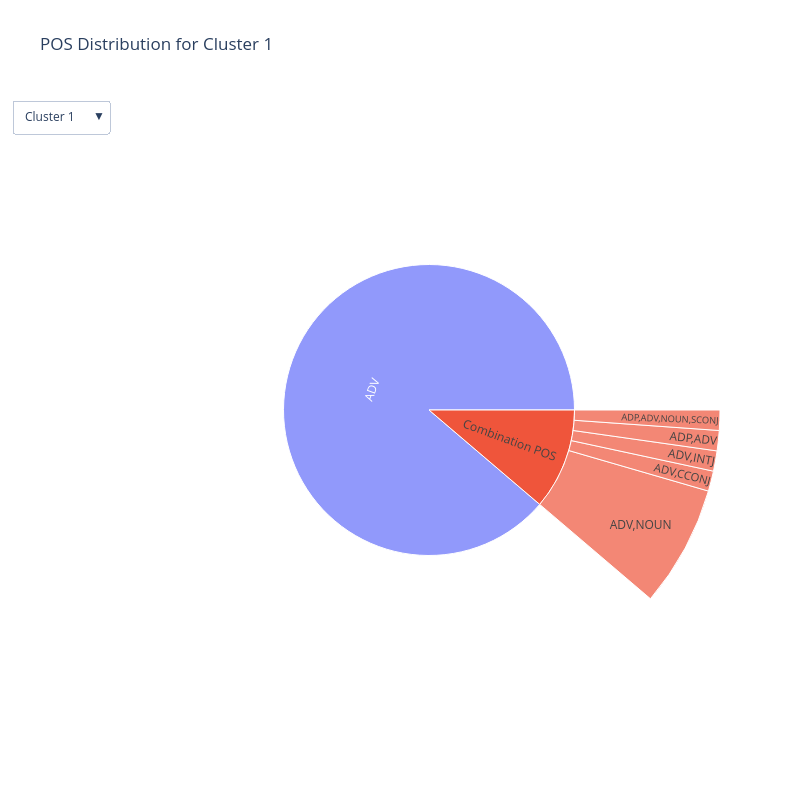

Source (notebook cell):
### Code cell
import plotly.graph_objs as go
from collections import defaultdict
# Function to create sunburst chart data for a given cluster
def create_sunburst_data(cluster_id):
    pos_hierarchy = defaultdict(lambda: defaultdict(int))

    for pos_list in clusters_pos[cluster_id]:
        if len(pos_list) == 1:
            pos_hierarchy[pos_list[0]][''] += 1
        else:
            combination_key = 'Combination POS'
            pos_hierarchy[combination_key][','.join(sorted(pos_list))] += 1

    labels = []
    parents = []
    values = []

    for pos, combinations in pos_hierarchy.items():
        labels.append(pos)
        parents.append('')
        values.append(sum(combinations.values()))
        for combination, count in combinations.items():
            if combination:  # Skip the empty string key for single POS
                labels.append(combination)
                parents.append(pos)
                values.append(count)

    return labels, parents, values

# Create the figure with dropdown menu
fig = go.Figure()

# Add traces for each cluster
for cluster_id in clusters_pos.keys():
    labels, parents, values = create_sunburst_data(cluster_id)
    fig.add_trace(
        go.Sunburst(
            labels=labels,
            parents=parents,
            values=values,
            branchvalues="total",
            hovertemplate='<b>%{label}</b><br>Percentage: %{percentRoot:.2f}%<extra></extra><br>Count: %{value}',
            visible=(cluster_id == list(clusters_pos.keys())[0])
        )
    )

# Update layout with dropdown menu
fig.update_layout(
    updatemenus=[
        {
            "buttons": [
                {
                    "label": f"Cluster {cluster_id}",
                    "method": "update",
                    "args": [
                        {"visible": [cluster_id == c for c in clusters_pos.keys()]},
                        {"title": f"POS Distribution for Cluster {cluster_id}"}
                    ]
                }
                for cluster_id in clusters_pos.keys()
            ],
            "direction": "down",
            "showactive": True,
        }
    ],
    title_text="POS Distribution for Cluster 1",
    width = 800,
    height = 800
)

# Show the figure
fig.show()

### Figure 1 — Plotly figure (JSON) as saved in the notebook; plotly's stock layout.template omitted (floating-point values rounded to 4 significant figures)
{"data": [{"branchvalues": "total", "hovertemplate": "<b>%{label}</b><br>Percentage: %{percentRoot:.2f}%<extra></extra><br>Count: %{value}", "labels": ["ADV", "Combination POS", "ADV,NOUN", "ADV,CCONJ", "ADV,INTJ", "ADP,ADV", "ADP,ADV,NOUN,SCONJ"], "parents": ["", "", "Combination POS", "Combination POS", "Combination POS", "Combination POS", "Combination POS"], "type": "sunburst", "values": [79, 10, 6, 1, 1, 1, 1], "visible": true}, {"branchvalues": "total", "hovertemplate": "<b>%{label}</b><br>Percentage: %{percentRoot:.2f}%<extra></extra><br>Count: %{value}", "labels": ["ADV", "Combination POS", "AUX,NOUN,VERB", "ADJ,DET,PRON", "PRON,X", "ADV,NOUN", "ADV,SCONJ", "ADV,PRON,SCONJ", "ADV,NOUN,SCONJ", "PRON,PROPN,SYM,X", "PRON", "SCONJ"], "parents": ["", "", "Combination POS", "Combination POS", "Combination POS", "Combination POS", "Combination POS", "Combination POS", "Combination POS", "Combination POS", "", ""], "type": "sunburst", "values": [8, 9, 2, 1, 1, 1, 1, 1, 1, 1, 16, 2], "visible": false}, {"branchvalues": "total", "hovertemplate": "<b>%{label}</b><br>Percentage: %{percentRoot:.2f}%<extra></extra><br>Count: %{value}", "labels": ["ADV", "Combination POS", "ADV,INTJ,NOUN", "NOUN"], "parents": ["", "", "Combination POS", ""], "type": "sunburst", "values": [5, 1, 1, 2], "visible": false}, {"branchvalues": "total", "hovertemplate": "<b>%{label}</b><br>Percentage: %{percentRoot:.2f}%<extra></extra><br>Count: %{value}", "labels": ["SYM", "NUM", "Combination POS", "NUM,X", "ADP,ADV", "ADJ,ADP,ADV,NOUN", "CCONJ,NOUN", "NOUN,NUM", "ADJ,DET,PRON", "ADP,CCONJ,SCONJ", "ADP,ADV,NOUN", "ADP,PROPN,X", "ADP,NOUN", "ADP,PRON", "ADJ,ADV,NOUN", "ADV,INTJ,X", "ADJ,ADP,NOUN", "DET,PRON", "ADV,DET", "ADJ,ADP", "ADV,CCONJ", "ADP,X", "CCONJ", "ADP", "PRON", "ADV"], "parents": ["", "", "", "Combination POS", "Combination POS", "Combination POS", "Combination POS", "Combination POS", "Combination POS", "Combination POS", "Combination POS", "Combination POS", "Combination POS", "Combination POS", "Combination POS", "Combination POS", "Combination POS", "Combination POS", "Combination POS", "Combination POS", "Combination POS", "Combination POS", "", "", "", ""], "type": "sunburst", "values": [3, 25, 32, 1, 7, 1, 1, 3, 1, 1, 1, 2, 3, 1, 1, 1, 1, 1, 1, 2, 2, 1, 7, 11, 1, 6], "visible": false}, {"branchvalues": "total", "hovertemplate": "<b>%{label}</b><br>Percentage: %{percentRoot:.2f}%<extra></extra><br>Count: %{value}", "labels": ["ADJ", "Combination POS", "ADJ,NOUN", "DET,PRON", "ADJ,PRON", "ADJ,INTJ,NOUN", "ADJ,INTJ", "DET,PRON,X", "ADJ,DET", "ADJ,ADV,NOUN", "DET,X", "ADJ,ADV,NOUN,X", "ADJ,ADV", "ADJ,NOUN,NUM", "DET,NOUN", "ADJ,DET,PRON", "ADJ,ADV,DET,PRON", "DET,NUM,PRON,X", "DET"], "parents": ["", "", "Combination POS", "Combination POS", "Combination POS", "Combination POS", "Combination POS", "Combination POS", "Combination POS", "Combination POS", "Combination POS", "Combination POS", "Combination POS", "Combination POS", "Combination POS", "Combination POS", "Combination POS", "Combination POS", ""], "type": "sunburst", "values": [40, 44, 20, 1, 1, 1, 1, 1, 2, 8, 1, 1, 2, 1, 1, 1, 1, 1, 2], "visible": false}, {"branchvalues": "total", "hovertemplate": "<b>%{label}</b><br>Percentage: %{percentRoot:.2f}%<extra></extra><br>Count: %{value}", "labels": ["PROPN", "Combination POS", "PROPN,X", "NUM,PROPN,X", "NUM,PROPN", "NUM,X", "ADP,X", "NUM", "X"], "parents": ["", "", "Combination POS", "Combination POS", "Combination POS", "Combination POS", "Combination POS", "", ""], "type": "sunburst", "values": [5, 19, 13, 1, 2, 1, 2, 3, 1], "visible": false}, {"branchvalues": "total", "hovertemplate": "<b>%{label}</b><br>Percentage: %{percentRoot:.2f}%<extra></extra><br>Count: %{value}", "labels": ["Combination POS", "PROPN,X", "ADP,X", "X"], "parents": ["", "Combination POS", "Combination POS", ""], "type": "sunburst", "values": [3, 2, 1, 4], "visible": false}, {"branchvalues": "total", "hovertemplate": "<b>%{label}</b><br>Percentage: %{percentRoot:.2f}%<extra></extra><br>Count: %{value}", "labels": ["VERB", "ADJ", "Combination POS", "NOUN,VERB", "ADJ,INTJ,NOUN", "AUX,VERB", "ADJ,NOUN", "INTJ,NOUN", "ADJ,ADV", "ADJ,DET"], "parents": ["", "", "", "Combination POS", "Combination POS", "Combination POS", "Combination POS", "Combination POS", "Combination POS", "Combination POS"], "type": "sunburst", "values": [538, 13, 25, 15, 1, 2, 4, 1, 1, 1], "visible": false}, {"branchvalues": "total", "hovertemplate": "<b>%{label}</b><br>Percentage: %{percentRoot:.2f}%<extra></extra><br>Count: %{value}", "labels": ["NUM", "Combination POS", "ADJ,NUM", "NUM,PROPN,X", "NUM,X", "NOUN,PROPN", "PROPN,X", "ADJ,PROPN", "ADJ,NOUN", "NOUN,X", "ADV,NOUN", "ADJ,ADV,NOUN", "INTJ,NOUN", "ADJ,NOUN,X", "ADJ,ADP,NOUN", "NOUN,VERB", "NOUN,PRON", "ADV,NOUN,X", "PROPN", "NOUN", "ADJ"], "parents": ["", "", "Combination POS", "Combination POS", "Combination POS", "Combination POS", "Combination POS", "Combination POS", "Combination POS", "Combination POS", "Combination POS", "Combination POS", "Combination POS", "Combination POS", "Combination POS", "Combination POS", "Combination POS", "Combination POS", "", "", ""], "type": "sunburst", "values": [29, 142, 1, 1, 1, 8, 4, 1, 96, 12, 7, 2, 1, 2, 1, 3, 1, 1, 31, 1106, 1], "visible": false}, {"branchvalues": "total", "hovertemplate": "<b>%{label}</b><br>Percentage: %{percentRoot:.2f}%<extra></extra><br>Count: %{value}", "labels": ["SYM", "NUM", "Combination POS", "PROPN,SYM,X", "PROPN,X", "NOUN,PROPN,SYM,X", "NOUN,PROPN", "NOUN,PROPN,X", "NOUN,NUM,PROPN,SYM,X", "ADP,X", "NOUN,X", "ADV,NOUN", "ADJ,ADV,NOUN", "ADV,NOUN,X", "ADJ,NOUN", "NOUN,SYM", "CCONJ,NOUN,X", "ADJ,NOUN,X", "ADJ,NOUN,PROPN", "PROPN", "X", "NOUN", "PRON"], "parents": ["", "", "", "Combination POS", "Combination POS", "Combination POS", "Combination POS", "Combination POS", "Combination POS", "Combination POS", "Combination POS", "Combination POS", "Combination POS", "Combination POS", "Combination POS", "Combination POS", "Combination POS", "Combination POS", "Combination POS", "", "", "", ""], "type": "sunburst", "values": [4, 95, 46, 2, 26, 1, 1, 1, 1, 1, 4, 1, 1, 1, 2, 1, 1, 1, 1, 138, 1, 123, 4], "visible": false}, {"branchvalues": "total", "hovertemplate": "<b>%{label}</b><br>Percentage: %{percentRoot:.2f}%<extra></extra><br>Count: %{value}", "labels": ["Combination POS", "ADV,NOUN", "ADJ,NOUN", "ADP,ADV", "ADV", "NOUN", "VERB", "ADJ"], "parents": ["", "Combination POS", "Combination POS", "Combination POS", "", "", "", ""], "type": "sunburst", "values": [6, 2, 3, 1, 2, 5, 1, 1], "visible": false}, {"branchvalues": "total", "hovertemplate": "<b>%{label}</b><br>Percentage: %{percentRoot:.2f}%<extra></extra><br>Count: %{value}", "labels": ["SYM", "ADJ", "Combination POS", "ADJ,NOUN", "ADJ,X", "ADJ,ADV,NOUN", "ADJ,ADV", "ADV,X", "ADJ,NOUN,X", "ADJ,DET,NOUN,PRON", "ADJ,ADP,NOUN"], "parents": ["", "", "", "Combination POS", "Combination POS", "Combination POS", "Combination POS", "Combination POS", "Combination POS", "Combination POS", "Combination POS"], "type": "sunburst", "values": [1, 136, 191, 182, 2, 1, 2, 1, 1, 1, 1], "visible": false}, {"branchvalues": "total", "hovertemplate": "<b>%{label}</b><br>Percentage: %{percentRoot:.2f}%<extra></extra><br>Count: %{value}", "labels": ["Combination POS", "NOUN,PROPN,SYM"], "parents": ["", "Combination POS"], "type": "sunburst", "values": [1, 1], "visible": false}], "layout": {"height": 800, "title": {"text": "POS Distribution for Cluster 1"}, "updatemenus": [{"buttons": [{"args": [{"visible": [true, false, false, false, false, false, false, false, false, false, false, false, false]}, {"title": "POS Distribution for Cluster 1"}], "label": "Cluster 1", "method": "update"}, {"args": [{"visible": [false, true, false, false, false, false, false, false, false, false, false, false, false]}, {"title": "POS Distribution for Cluster 2"}], "label": "Cluster 2", "method": "update"}, {"args": [{"visible": [false, false, true, false, false, false, false, false, false, false, false, false, false]}, {"title": "POS Distribution for Cluster 3"}], "label": "Cluster 3", "method": "update"}, {"args": [{"visible": [false, false, false, true, false, false, false, false, false, false, false, false, false]}, {"title": "POS Distribution for Cluster 4"}], "label": "Cluster 4", "method": "update"}, {"args": [{"visible": [false, false, false, false, true, false, false, false, false, false, false, false, false]}, {"title": "POS Distribution for Cluster 5"}], "label": "Cluster 5", "method": "update"}, {"args": [{"visible": [false, false, false, false, false, true, false, false, false, false, false, false, false]}, {"title": "POS Distribution for Cluster 6"}], "label": "Cluster 6", "method": "update"}, {"args": [{"visible": [false, false, false, false, false, false, true, false, false, false, false, false, false]}, {"title": "POS Distribution for Cluster 7"}], "label": "Cluster 7", "method": "update"}, {"args": [{"visible": [false, false, false, false, false, false, false, true, false, false, false, false, false]}, {"title": "POS Distribution for Cluster 8"}], "label": "Cluster 8", "method": "update"}, {"args": [{"visible": [false, false, false, false, false, false, false, false, true, false, false, false, false]}, {"title": "POS Distribution for Cluster 9"}], "label": "Cluster 9", "method": "update"}, {"args": [{"visible": [false, false, false, false, false, false, false, false, false, true, false, false, false]}, {"title": "POS Distribution for Cluster 10"}], "label": "Cluster 10", "method": "update"}, {"args": [{"visible": [false, false, false, false, false, false, false, false, false, false, true, false, false]}, {"title": "POS Distribution for Cluster 11"}], "label": "Cluster 11", "method": "update"}, {"args": [{"visible": [false, false, false, false, false, false, false, false, false, false, false, true, false]}, {"title": "POS Distribution for Cluster 12"}], "label": "Cluster 12", "method": "update"}, {"args": [{"visible": [false, false, false, false, false, false, false, false, false, false, false, false, true]}, {"title": "POS Distribution for Cluster 13"}], "label": "Cluster 13", "method": "update"}], "direction": "down", "showactive": true}], "width": 800}}
